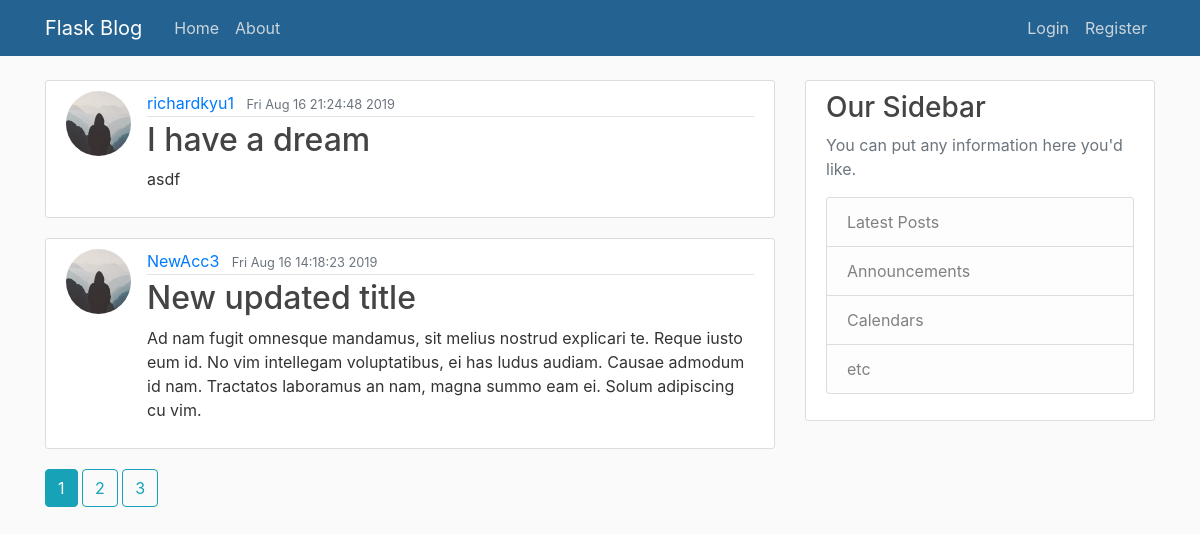
Page /home on the earlier database version.
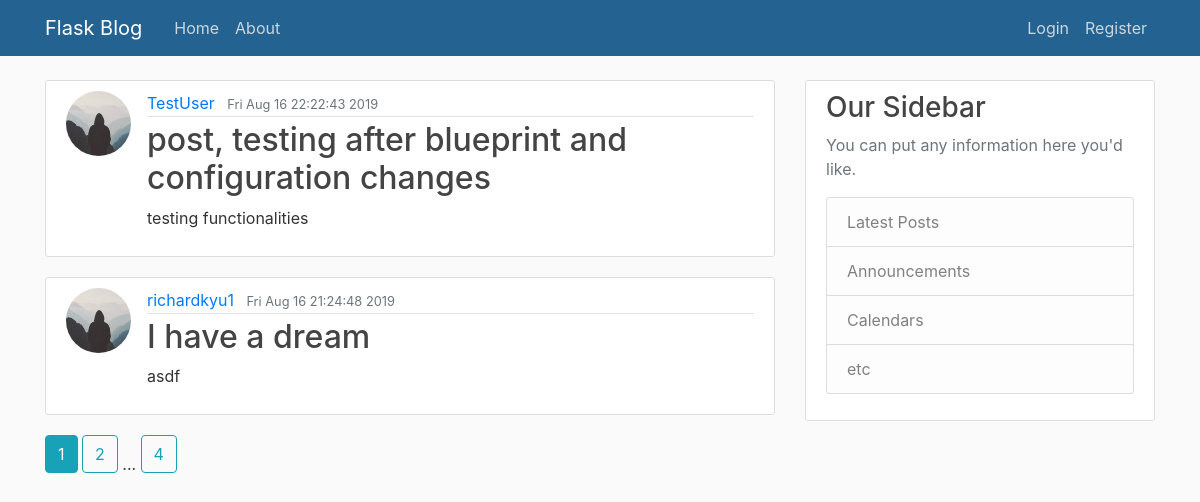
Same page on the later database version.
### flaskblog/models.py (models this page shows, shortened)
class Post(db.Model):
    id = db.Column(db.Integer, primary_key=True)
    title = db.Column(db.String(100), nullable = False)
    date_posted = db.Column(db.DateTime, nullable = False, default=datetime.utcnow)
    content = db.Column(db.Text, nullable = False)
    user_id = db.Column(db.Integer, db.ForeignKey('user.id'), nullable = False)

class User(db.Model, UserMixin):
    id = db.Column(db.Integer, primary_key=True)
    username = db.Column(db.String(20), unique=True, nullable = False)
    email = db.Column(db.String(120), unique=True, nullable = False)
    image_file = db.Column(db.String(20), nullable = False, default = 'default.jpg')
    password = db.Column(db.String(60), nullable = False)
    currency = db.Column(db.String(20), nullable = False, default = 0)
    posts = db.relationship('Post', backref = 'author', lazy = True)

### flaskblog/main/routes.py (the view)
@main.route('/')
@main.route('/home')
def home():
    page = request.args.get('page', 1, type = int)
    posts = Post.query.order_by(Post.date_posted.desc()).paginate(page = page, per_page=2)
    return render_template('home.html', posts=posts)

### flaskblog/templates/home.html
{% extends "layout.html" %}
{% block content %}
    {% for post in posts.items %}
    <article class="media content-section">
      <img class = 'rounded-circle article-img' src="{{ url_for('static', filename='profile_pics/' + post.author.image_file) }}">
        <div class="media-body">
          <div class="article-metadata">
            <a class="mr-2" href="{{ url_for('users.user_posts', username = post.author.username) }}">{{ post.author.username }}</a>
            <small class="text-muted">{{ post.date_posted.strftime('%c') }}</small>
          </div>
          <h2><a class="article-title" href="{{ url_for('posts.post', post_id = post.id) }}">{{ post.title }}</a></h2>
          <p class="article-content">{{ post.content }}</p>
        </div>
      </article>
    {% endfor %}
    {% for page_num in posts.iter_pages(left_edge=1, right_edge=1, left_current=1, right_current=2) %}
      {% if page_num %}
        {% if posts.page == page_num %}
          <a class = 'btn btn-info mb-4' href = "{{url_for('main.home', page=page_num )}}">{{ page_num }}</a>
        {% else %}
          <a class = 'btn btn-outline-info mb-4' href = "{{url_for('main.home', page=page_num )}}">{{ page_num }}</a>
        {% endif %}
      {% else %}
        ...
      {% endif %}
    {% endfor %}
{% endblock content %}

### flaskblog/templates/layout.html (shortened to what this page needs)
<!DOCTYPE html>
<html lang="en">
<head>
    <link rel="stylesheet" href="https://stackpath.bootstrapcdn.com/bootstrap/4.3.1/css/bootstrap.min.css">
    <link rel="stylesheet" type = 'text/css' href = "{{ url_for('static', filename='main.css')}}">
</head>
<body>
    <header class="site-header">
        <nav class="navbar navbar-expand-md navbar-dark bg-steel fixed-top">
            <div class="container">
            <a class="navbar-brand mr-4" href="/">Flask Blog</a>
            <div class="collapse navbar-collapse" id="navbarToggle">
                <div class="navbar-nav mr-auto">
                <a class="nav-item nav-link" href="{{ url_for('main.home')}}">Home</a>
                <a class="nav-item nav-link" href="{{ url_for('main.about')}}">About</a>
                </div>
                <div class="navbar-nav">
                {% if current_user.is_authenticated %}
                  <a class="nav-item nav-link" href="{{ url_for('posts.new_post')}}">New Post</a>
                  <a class="nav-item nav-link" href="{{ url_for('users.account')}}">Account</a>
                  <a class="nav-item nav-link" href="{{ url_for('users.logout') }}">Logout</a>
                {% else %}
                  <a class="nav-item nav-link" href="{{ url_for('users.login') }}">Login</a>
                  <a class="nav-item nav-link" href="{{ url_for('users.register')}}">Register</a>
                {% endif %}
                </div>
            </div>
            </div>
        </nav>
    </header>
    <main role="main" class="container">
        <div class="row">
          <div class="col-md-8">
            {% block content %}{% endblock %}
          </div>
          <div class="col-md-4">
            <div class="content-section">
              <h3>Our Sidebar</h3>
              <p class='text-muted'>You can put any information here you'd like.
                <ul class="list-group">
                  <li class="list-group-item list-group-item-light">Latest Posts</li>
                  <li class="list-group-item list-group-item-light">Announcements</li>
                  <li class="list-group-item list-group-item-light">Calendars</li>
                  <li class="list-group-item list-group-item-light">etc</li>
                </ul>
              </p>
            </div>
          </div>
        </div>
      </main>
</body>
</html>

### flaskblog/static/main.css (style rules this page uses)
body { background: #fafafa; color: #333333; margin-top: 5rem; }
h1, h2, h3, h4, h5, h6 { color: #444444; }
.bg-steel { background-color: #246391; }
.site-header .navbar-nav .nav-link { color: #cbd5db; }
.content-section { background: #ffffff; padding: 10px 20px; border: 1px solid #dddddd; border-radius: 3px; margin-bottom: 20px; }
.article-title { color: #444444; }
.article-content { white-space: pre-line; }
.article-img { height: 65px; width: 65px; margin-right: 16px; }
.article-metadata { padding-bottom: 1px; margin-bottom: 4px; border-bottom: 1px solid #e3e3e3 }

Differences in the rows shown:
no longer on this page (row unchanged): Post: image_file (placeholder picture), author.username "NewAcc3", date_posted "Fri Aug 16 14:18:23 2019", title "New updated title", content "Ad nam fugit omnesque mandamus, sit melius nostrud explicari te. Reque iusto eum id. No vim intellegam voluptatibus, ei has ludus audiam. Causae admodum id nam. Tractatos laboramus an nam, magna summo eam ei. Solum adipiscing cu vim."
added Post: image_file (placeholder picture), author.username "TestUser", date_posted "Fri Aug 16 22:22:43 2019", title "post, testing after blueprint and configuration changes", content "testing functionalities"
Other differences:
new list line: "4"
list line gone: "3"
